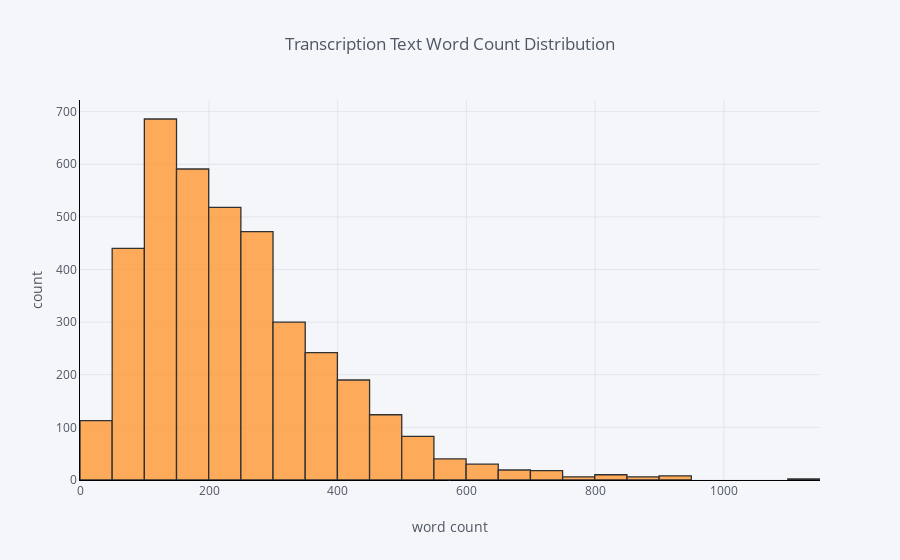

This figure's notebook cell:
### Code cell
#Univariate: Word Count

df['word_count'].iplot(
    kind='hist',
    bins=45,
    xTitle='word count',
    linecolor='black',
    yTitle='count',
    title='Transcription Text Word Count Distribution')

### Figure 1 — Plotly figure (JSON) as saved in the notebook; plotly's stock layout.template omitted (floating-point values rounded to 4 significant figures; data arrays with more than 128 entries replaced by an {"elided": "..."} marker saying what was removed)
{"data": [{"histfunc": "count", "histnorm": "", "marker": {"color": "rgba(255, 153, 51, 1.0)", "line": {"color": "#000000", "width": 1.3}}, "name": "word_count", "nbinsx": 45, "opacity": 0.8, "orientation": "v", "type": "histogram", "uid": "2058256d-c9ce-4eec-8215-82b1f76a8449", "x": {"elided": "3898 int values"}}], "layout": {"barmode": "overlay", "legend": {"bgcolor": "#F5F6F9", "font": {"color": "#4D5663"}}, "paper_bgcolor": "#F5F6F9", "plot_bgcolor": "#F5F6F9", "title": {"font": {"color": "#4D5663"}, "text": "Transcription Text Word Count Distribution"}, "xaxis": {"gridcolor": "#E1E5ED", "linecolor": "black", "showgrid": true, "tickfont": {"color": "#4D5663"}, "title": {"font": {"color": "#4D5663"}, "text": "word count"}, "zerolinecolor": "#E1E5ED"}, "yaxis": {"gridcolor": "#E1E5ED", "linecolor": "black", "showgrid": true, "tickfont": {"color": "#4D5663"}, "title": {"font": {"color": "#4D5663"}, "text": "count"}, "zerolinecolor": "#E1E5ED"}}}
